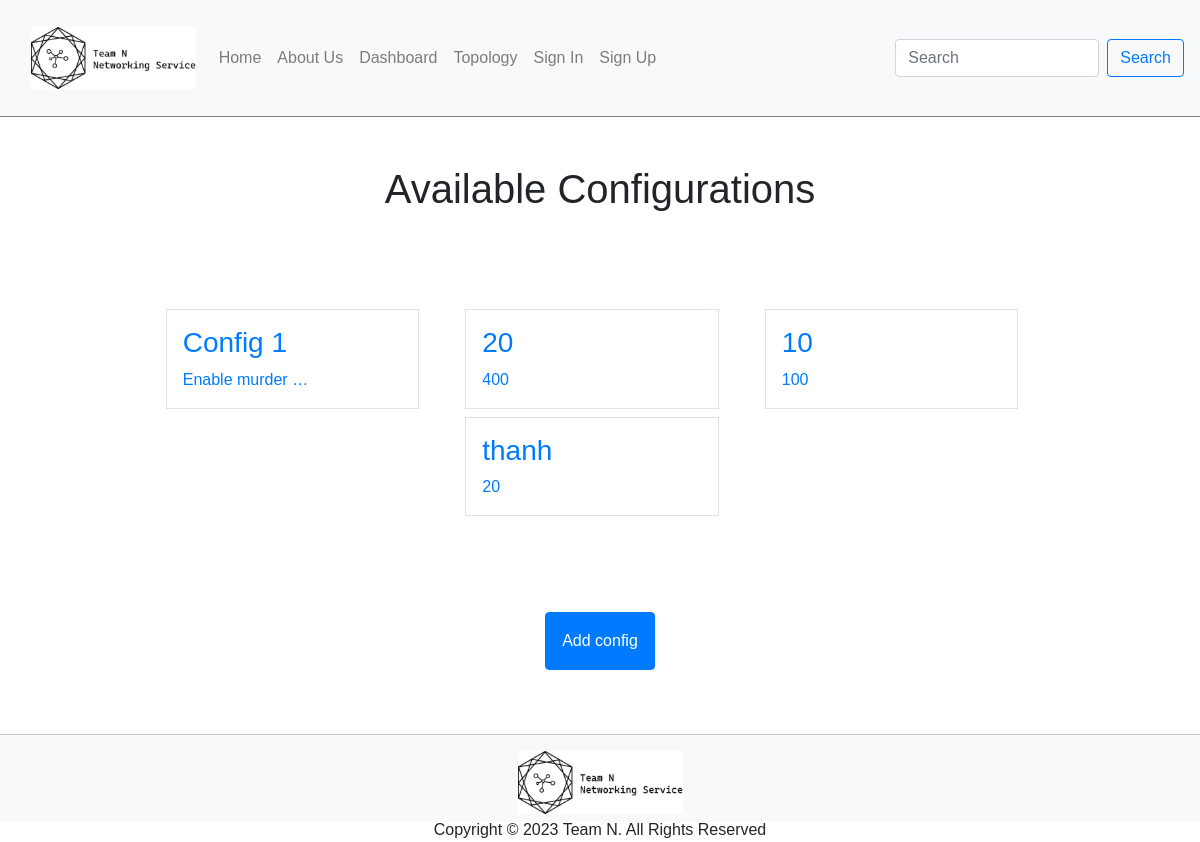
The page /topology/config on the database as committed earlier.
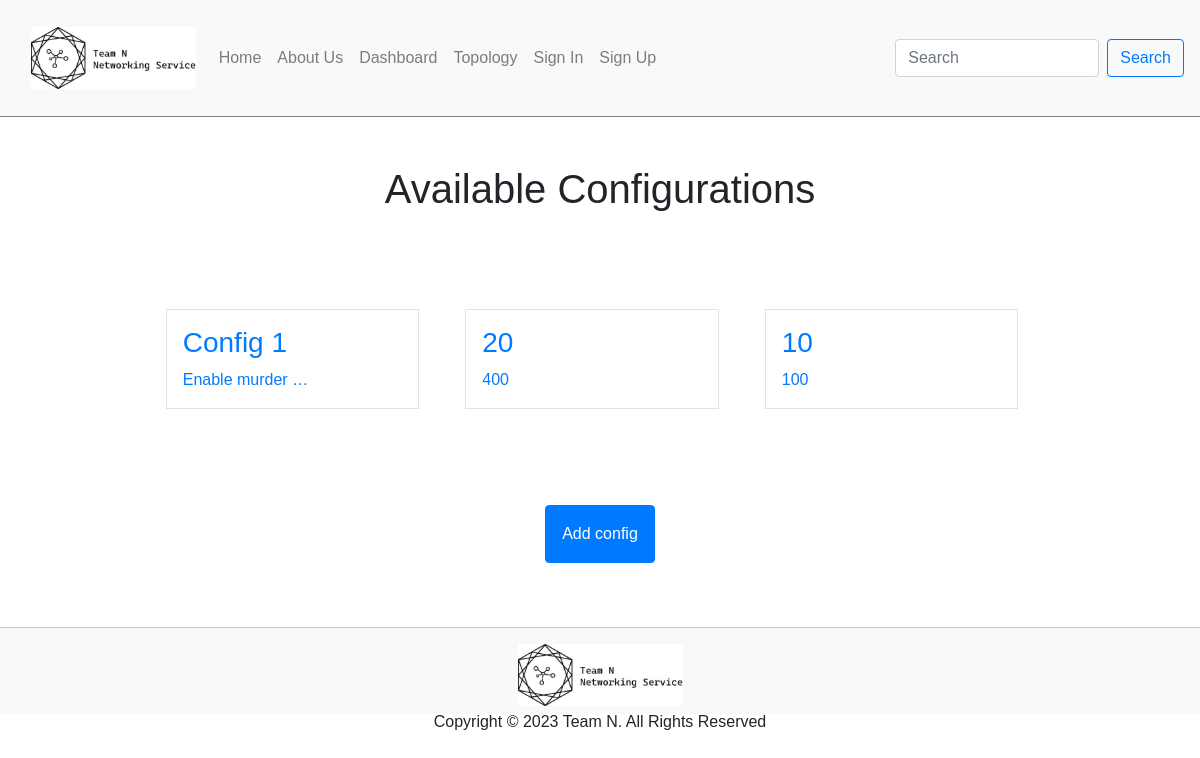
The same page on the database as committed later.
### topology/models.py (models this page shows)
class SwitchConfig(models.Model):
    input_data = models.TextField()
    output = models.TextField()
    timestamp = models.DateTimeField(auto_now_add=True)

### topology/views.py (the view)
# urls.py: path('config', views.ViewListConfig.as_view(), name='config'),
class ViewListConfig(ListView):
    model = SwitchConfig
    context_object_name = "configs"
    template_name = "viewlistconfig.html"

### topology/templates/viewlistconfig.html
{% extends "base.html" %}
{% block content %}
    <h1 class="my-5 text-center">Available Configurations</h1>
    <div class="row row-cols  g-2 p-5 d-flex justify-content-center">
        {% for config in configs %}
        <div class="col col-lg-3 col-5 mr-3">
            <div class="p-3 border">
                <a href="{% url 'configdetail' pk=config.id %}"> <h3>{{config.input_data}}</h3>
                {{config.output|truncatechars:15}}</a>
            </div>
        </div>
        {% endfor %}
    </div>
    <div class="d-flex justify-content-center">
        <a href="{% url 'addconfig' %}" class="btn btn-primary m-5 p-3">Add config</a>
    </div>
{% endblock %}

### static/templates/base.html (shortened to what this page needs)
{% load static %}
<!DOCTYPE html>
<html lang="en">
<head>
    <link rel="stylesheet" href="https://cdnjs.cloudflare.com/ajax/libs/font-awesome/6.3.0/css/all.css">
    <link rel="stylesheet" href="https://cdnjs.cloudflare.com/ajax/libs/animate.css/4.1.1/animate.min.css" />
    <link href="https://cdn.jsdelivr.net/npm/bootstrap@5.3.1/dist/css/bootstrap.min.css" rel="stylesheet">
    <link rel="stylesheet" href="{% static 'css/bootstrap.css'%}">
    <link rel="stylesheet" href="{% static 'css/form.css' %}">
</head>
<body>
    <div class="fixbug">
        <header style="border-bottom: 1px solid #827e7e;">
            <nav class="navbar navbar-expand-lg navbar-light bg-light">
                <img src="{% static 'images/Logo.jpg' %}" alt="logo" class="col-2">
                <div class="collapse navbar-collapse" id="navbarTogglerDemo03">
                    <ul class="navbar-nav mr-auto mt-2 mt-lg-0">
                        <li class="nav-item">
                            <a class="nav-link" href="/">Home <span class="sr-only">(current)</span></a>
                        </li>
                        <li class="nav-item">
                            <a class="nav-link" href="/about">About Us</a>
                        </li>
                        <li class="nav-item">
                            <a class="nav-link" href="/dashboard">Dashboard</a>
                        </li>
                        <li class="nav-item">
                            <a class="nav-link" href="/topology/topology">Topology</a>
                        </li>
                        {% if user.is_authenticated %}
                            <li class="nav-item">
                            <a class="nav-link" href="/admin/">Admin</a>
                            </li>
                            <li class="nav-item">
                            <a class="nav-link" href="/logout">Sign Out</a>
                        </li>
                        {% else %}
                            <li class="nav-item">
                            <a class="nav-link" href="/signin">Sign In</a>
                        </li>
                            <li class="nav-item">
                            <a class="nav-link" href="/signup">Sign Up</a>
                        </li>
                        {% endif %}
                    </ul>
                    <form class="form-inline my-2 my-lg-0">
                        <input class="form-control mr-sm-2" type="search" placeholder="Search" aria-label="Search">
                        <button class="btn btn-outline-primary my-2 my-sm-0" type="submit">Search</button>
                    </form>
                </div>
            </nav>
        </header>
        {% block content %}
        {% endblock %}
        <footer class="bg-light">
            <hr style="background-color: #424141;">
            <div class=" col d-flex flex-column justify-content-center align-items-center">
                <img src="{% static 'images/Logo.jpg' %}" alt="team logo" class="col-lg-2 col-md-4 col-sm-6">
                <span class="col p-1 text-center">Copyright © 2023 Team N. All Rights Reserved</span>
            </div>
        </footer>
    </div>
</body>
</html>

### static/css/form.css (style rules this page uses)
* { font-family: "Helvetica", Arial, sans-serif; box-sizing: border-box; }
html { scroll-behavior: smooth; }
body { min-height: 100vh; display: flex; flex-direction: column; margin: 0; padding: 0; text-decoration: none; }
.collapse { height: fit-content; width: 1300px; margin-left: auto; margin-right: auto; padding: 30px 0; }

Rows that differ between the two databases and show on the page:
removed SwitchConfig: input_data "thanh", output "20"
